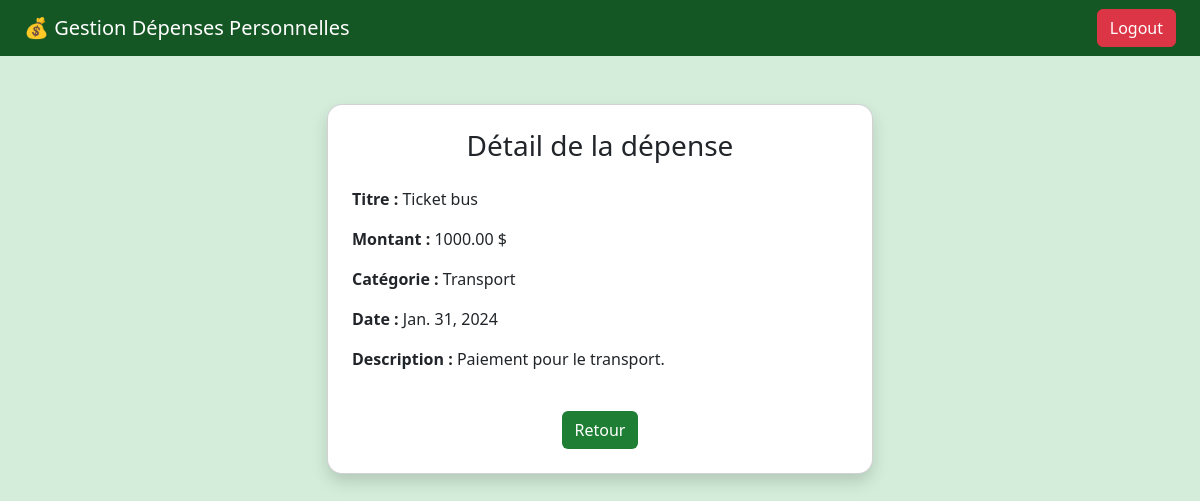
The page /detail/6/ (signed in) on the database its author committed.
### depenses/models.py (models this page shows, shortened)
class Depense(models.Model):
    utilisateur = models.ForeignKey(User, on_delete=models.CASCADE)
    titre = models.CharField(max_length=100)
    montant = models.DecimalField(max_digits=10, decimal_places=2)
    categorie = models.CharField(max_length=50)
    date = models.DateField()
    description = models.TextField(blank=True, null=True)

### depenses/views.py (the view)
# urls.py: path('detail/<int:id>/', views.detail_depense, name='detail_depense'),
@login_required
def detail_depense(request, id):
    depense = get_object_or_404(
        Depense,
        id=id,
        utilisateur=request.user
    )
    return render(request, 'depenses/detail.html', {'depense': depense})

### depenses/templates/depenses/detail.html
{% extends 'base.html' %}
{% block content %}
<div class="row justify-content-center">
    <div class="col-md-6">
        <div class="card p-4 shadow">
            <h3 class="mb-4 text-center">Détail de la dépense</h3>
            <p><strong>Titre :</strong> {{ depense.titre }}</p>
            <p><strong>Montant :</strong> {{ depense.montant }} $</p>
            <p><strong>Catégorie :</strong> {{ depense.categorie }}</p>
            <p><strong>Date :</strong> {{ depense.date }}</p>
            <p><strong>Description :</strong> {{ depense.description }}</p>
            <div class="text-center mt-4">
                <a href="{% url 'liste_depenses' %}" class="btn btn-custom">
                    Retour
                </a>
            </div>
        </div>
    </div>
</div>
{% endblock %}

### depenses/templates/base.html (style rules this page uses)
body { background-color: #d4edda; }
.btn-custom { background-color: #1e7e34; color: white; }
.card { border-radius: 15px; }

### rows shown on the page
Depense: titre "Ticket bus", montant "1000.00", categorie "Transport", date "Jan. 31, 2024", description "Paiement pour le transport."
